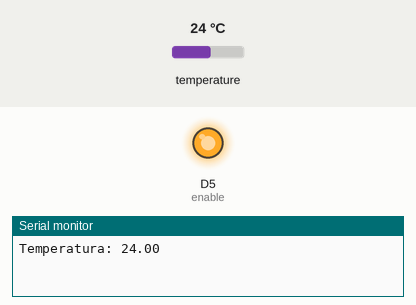
This sketch was run on a simulated Arduino Zero (SAMD21). On the bench: output pins drawn as LEDs (lit = HIGH), the last lines printed to the serial monitor. Wiring (inferred from the names in the program): TMP102 temperature sensor at I2C address 0x48. The test bench sets the inputs (shaded band); at power-on: temperature 24 °C.

Above: at 0.1 s.
At 4.1 s:
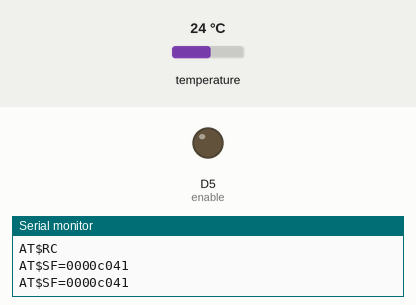
Timing chart, 0 to 5.6 s (numbered marks = the images above):
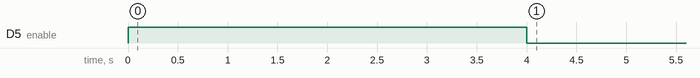

Measured:
- by itself, D5 (enable): LOW → HIGH at 0.00 s, → LOW 4.0 s later

The sketch:

ejemplos_sensores.ino
```cpp
#include <Wire.h>
int tmp102Address = 0x48;
const int enable=5;

void setup(){
  SerialUSB.begin(9600);
  Serial.begin(9600);
  //while (!SerialUSB);
  Wire.begin();
  pinMode(enable, OUTPUT);
}

void loop()
{
  send_info();
  delay(300000); //
}

void send_info()
{
  String bufer="AT$SF=";
  String bufer2="\n";
  float celsius = getTemperature();
  SerialUSB.print("Temperatura: ");
  SerialUSB.println(celsius);
  byte* a1=(byte*) &celsius;
  String str;
  for(int i=0;i<4;i++)
  {
    str=String(a1[i], HEX);
    if(str.length()<2)
    {
      bufer+=0+str;
    }
    else
    {
      bufer+=str;
    }
  }
  bufer+=bufer2;
  digitalWrite(enable, HIGH);
  delay(1000);
  Serial.print("AT$RC\n");
  SerialUSB.print(bufer);
  Serial.print(bufer);
  delay(3000);
  digitalWrite(enable, LOW);
  delay(500);
}

float getTemperature()
{
  Wire.requestFrom(tmp102Address,2);

  byte MSB = Wire.read();
  byte LSB = Wire.read();

  //it's a 12bit int, using two's compliment for negative
  int TemperatureSum = ((MSB << 8) | LSB) >> 4;

  float celsius = TemperatureSum*0.0625;
  return celsius;
}
```
